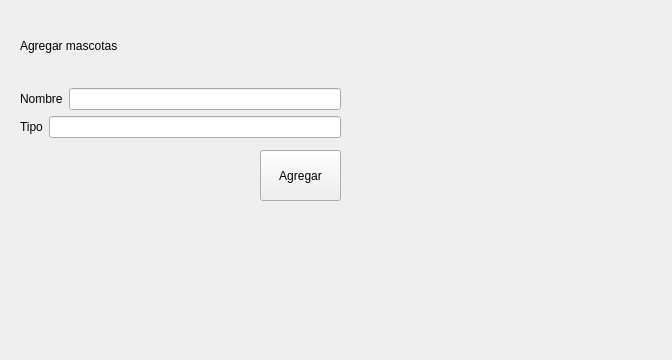
<?xml version="1.0" encoding="UTF-8"?>
<ui version="4.0">
 <class>gestion</class>
 <widget class="QWidget" name="gestion">
  <property name="geometry">
   <rect>
    <x>0</x>
    <y>0</y>
    <width>672</width>
    <height>360</height>
   </rect>
  </property>
  <property name="windowTitle">
   <string>Form</string>
  </property>
  <widget class="QPushButton" name="btnAgregar">
   <property name="geometry">
    <rect>
     <x>260</x>
     <y>150</y>
     <width>81</width>
     <height>51</height>
    </rect>
   </property>
   <property name="text">
    <string>Agregar</string>
   </property>
  </widget>
  <widget class="QWidget" name="">
   <property name="geometry">
    <rect>
     <x>20</x>
     <y>10</y>
     <width>321</width>
     <height>128</height>
    </rect>
   </property>
   <layout class="QVBoxLayout" name="verticalLayout">
    <item>
     <widget class="QLabel" name="label">
      <property name="text">
       <string>Agregar mascotas</string>
      </property>
     </widget>
    </item>
    <item>
     <layout class="QHBoxLayout" name="horizontalLayout">
      <item>
       <widget class="QLabel" name="label_2">
        <property name="text">
         <string>Nombre</string>
        </property>
       </widget>
      </item>
      <item>
       <widget class="QLineEdit" name="edtNombre"/>
      </item>
     </layout>
    </item>
    <item>
     <layout class="QHBoxLayout" name="horizontalLayout_2">
      <item>
       <widget class="QLabel" name="label_3">
        <property name="text">
         <string>Tipo</string>
        </property>
       </widget>
      </item>
      <item>
       <widget class="QLineEdit" name="edtTipo"/>
      </item>
     </layout>
    </item>
   </layout>
  </widget>
 </widget>
 <resources/>
 <connections/>
</ui>
